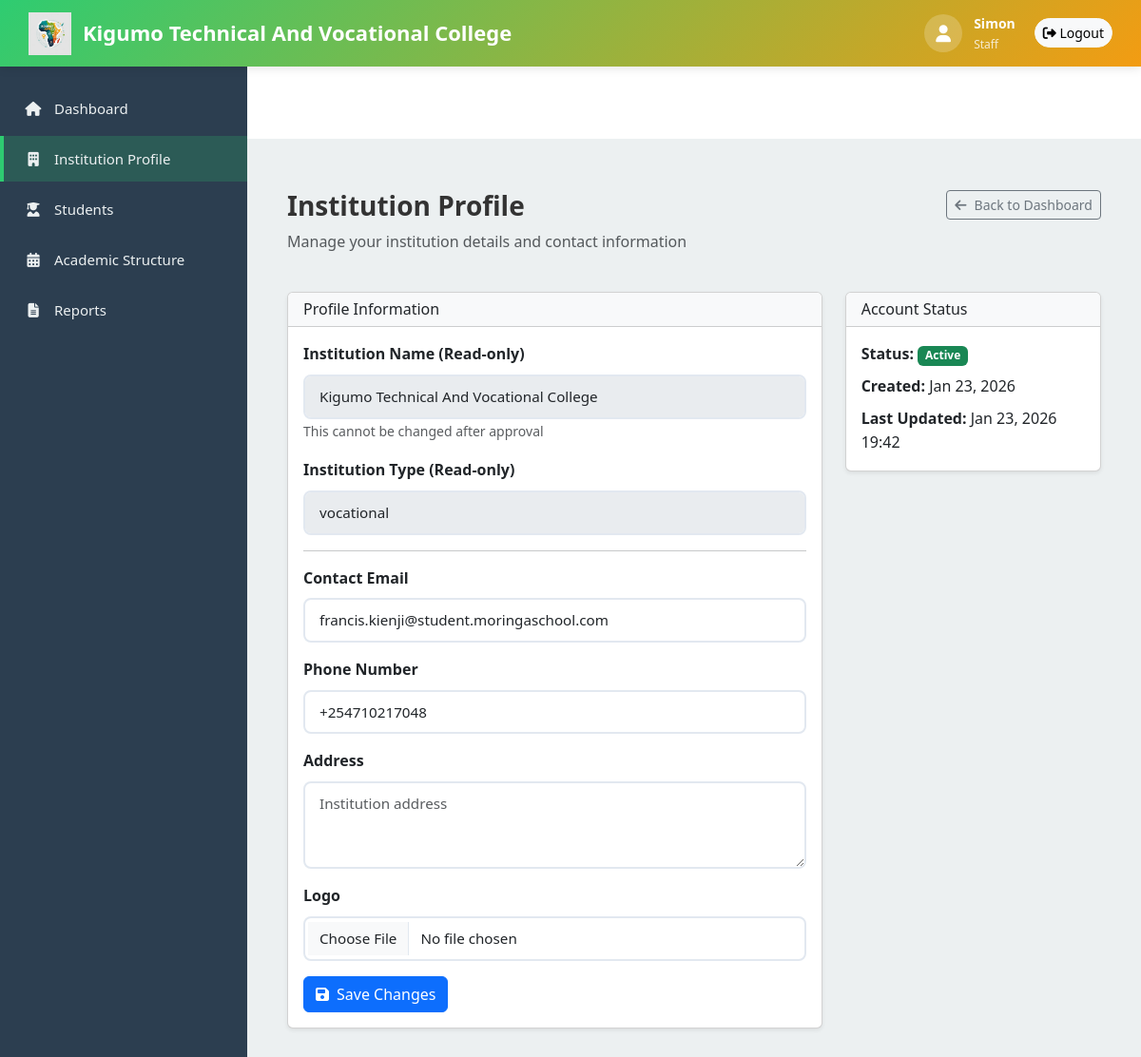
The app's page /institution/profile/ (signed in) with its own data.
### institutions/models.py (models this page shows, shortened)
class InstitutionProfile(models.Model):
    user = models.OneToOneField(User, on_delete=models.CASCADE, related_name="institution_profile")
    institution_name = models.CharField(max_length=255)  # Immutable after approval
    institution_type = models.CharField(max_length=50)  # Immutable after approval
    contact_email = models.EmailField()
    phone_number = models.CharField(max_length=20, blank=True)
    address = models.TextField(blank=True)
    logo_url = models.URLField(blank=True, null=True)
    is_active = models.BooleanField(default=True)
    created_at = models.DateTimeField(auto_now_add=True)
    updated_at = models.DateTimeField(auto_now=True)
    class Meta:
        verbose_name = "Institution Profile"
        verbose_name_plural = "Institution Profiles"

### institutions/views.py (the view, shortened to what this page needs)
# urls.py: path("profile/", views.profile_management, name="profile"),
@login_required
def profile_management(request):
    institution = get_institution_or_404(request)
    context = {"institution": institution}
    return render(request, "institutions/profile.html", context)

### EduPayAfrica/context_processors.py (called while the page is built)
def firebase_config(request):
    return {
        'firebase_config': mark_safe(json.dumps(settings.FIREBASE_CONFIG))
    }

### institutions/views.py (called while the page is built)
def get_institution_or_404(request):
    try:
        return request.user.institution_profile
    except InstitutionProfile.DoesNotExist:
        return None

### institutions/templates/institutions/profile.html (shortened to what this page needs)
{% extends "institutions/base_institution.html" %}
{% block institution_content %}
<div class="container mt-4">
    <div class="row mb-4">
        <div class="col-md-8">
            <h1 class="h3 fw-bold">Institution Profile</h1>
            <p class="text-muted">Manage your institution details and contact information</p>
        </div>
        <div class="col-md-4 text-end">
            <a href="{% url 'institutions:dashboard' %}" class="btn btn-sm btn-outline-secondary">
                <i class="fas fa-arrow-left me-2"></i>Back to Dashboard
            </a>
        </div>
    </div>
    <div class="row">
        <div class="col-md-8">
            <div class="card shadow-sm">
                <div class="card-header bg-light">
                    <h6 class="mb-0">Profile Information</h6>
                </div>
                <div class="card-body">
                    <form method="post" enctype="multipart/form-data">
                        <div class="mb-3">
                            <label class="form-label fw-semibold">Institution Name (Read-only)</label>
                            <input type="text" class="form-control" value="{{ institution.institution_name }}" disabled>
                            <small class="text-muted">This cannot be changed after approval</small>
                        </div>
                        <div class="mb-3">
                            <label class="form-label fw-semibold">Institution Type (Read-only)</label>
                            <input type="text" class="form-control" value="{{ institution.institution_type }}" disabled>
                        </div>
                        <hr>
                        <div class="mb-3">
                            <label class="form-label fw-semibold">Contact Email</label>
                            <input type="email" name="contact_email" class="form-control"
                                   value="{{ institution.contact_email }}" required>
                        </div>
                        <div class="mb-3">
                            <label class="form-label fw-semibold">Phone Number</label>
                            <input type="tel" name="phone_number" class="form-control"
                                   value="{{ institution.phone_number }}" placeholder="+256 700 000000">
                        </div>
                        <div class="mb-3">
                            <label class="form-label fw-semibold">Address</label>
                            <textarea name="address" class="form-control" rows="3"
                                      placeholder="Institution address">{{ institution.address }}</textarea>
                        </div>
                        <div class="mb-3">
                            <label class="form-label fw-semibold">Logo</label>
                            <input type="file" name="logo_url" class="form-control" accept="image/*">
                        </div>
                        <button type="submit" class="btn btn-primary">
                            <i class="fas fa-save me-2"></i>Save Changes
                        </button>
                    </form>
                </div>
            </div>
        </div>
        <div class="col-md-4">
            <div class="card shadow-sm">
                <div class="card-header bg-light">
                    <h6 class="mb-0">Account Status</h6>
                </div>
                <div class="card-body">
                    <p class="mb-2">
                        <strong>Status:</strong>
                        {% if institution.is_active %}
                        <span class="badge bg-success">Active</span>
                        {% else %}
                        <span class="badge bg-secondary">Inactive</span>
                        {% endif %}
                    </p>
                    <p class="mb-2">
                        <strong>Created:</strong> {{ institution.created_at|date:"M d, Y" }}
                    </p>
                    <p class="mb-0">
                        <strong>Last Updated:</strong> {{ institution.updated_at|date:"M d, Y H:i" }}
                    </p>
                </div>
            </div>
        </div>
    </div>
</div>
{% endblock %}

### institutions/templates/institutions/base_institution.html (shortened to what this page needs)
{% extends "base.html" %}
{% load static %}
{% block content %}
<div class="institution-wrapper">
    <div class="institution-topbar">
        <a href="{% url 'institutions:dashboard' %}" class="institution-topbar-logo">
            <img src="{% static 'images/EduPay Africa Logo.png' %}" alt="EduPay Africa">
            <span>{{ institution.institution_name|default:"EduPay Africa" }}</span>
        </a>
        <div class="institution-topbar-right">
            <div class="institution-topbar-user">
                <div class="institution-topbar-user-icon">
                    <i class="fas fa-user"></i>
                </div>
                <div>
                    <div style="font-size: 14px; font-weight: 600;">{{ request.user.get_full_name|default:request.user.username }}</div>
                    <div style="font-size: 12px; opacity: 0.8;">{{ staff_role|title|default:"Staff" }}</div>
                </div>
            </div>
            <a href="{% url 'logout' %}" class="btn btn-sm btn-light" style="border-radius: 20px;">
                <i class="fas fa-sign-out-alt"></i> Logout
            </a>
        </div>
    </div>
    <div class="institution-sidebar">
        <ul class="institution-sidebar-nav">
            <li>
                <a href="{% url 'institutions:dashboard' %}" class="{% if request.resolver_match.url_name == 'dashboard' %}active{% endif %}">
                    <i class="fas fa-home"></i>
                    <span>Dashboard</span>
                </a>
            </li>
            <li>
                <a href="{% url 'institutions:profile' %}" class="{% if request.resolver_match.url_name == 'profile' %}active{% endif %}">
                    <i class="fas fa-building"></i>
                    <span>Institution Profile</span>
                </a>
            </li>
            <li>
                <a href="{% url 'institutions:students' %}" class="{% if 'student' in request.resolver_match.url_name %}active{% endif %}">
                    <i class="fas fa-user-graduate"></i>
                    <span>Students</span>
                </a>
            </li>
            <li>
                <a href="{% url 'institutions:academic_structure' %}" class="{% if 'academic' in request.resolver_match.url_name %}active{% endif %}">
                    <i class="fas fa-calendar-alt"></i>
                    <span>Academic Structure</span>
                </a>
            </li>
            <li>
                <a href="{% url 'institutions:reports' %}" class="{% if 'report' in request.resolver_match.url_name %}active{% endif %}">
                    <i class="fas fa-file-alt"></i>
                    <span>Reports</span>
                </a>
            </li>
        </ul>
    </div>
    <div class="institution-main">
        {% block institution_content %}
        {% endblock %}
    </div>
</div>
{% endblock %}

### templates/base.html (style rules this page uses)
:root { --primary-color: #1e40af; --secondary-color: #7c3aed; --accent-color: #f97316; --dark-bg: #0f172a; --light-bg: #f8fafc; }
* { margin: 0; padding: 0; box-sizing: border-box; }
body { font-family: 'Segoe UI', Tahoma, Geneva, Verdana, sans-serif; line-height: 1.6; color: #333; padding-top: 76px; }
body { padding-top: 76px; }
.form-control, .form-select { border: 2px solid #e2e8f0; border-radius: 8px; padding: 10px 15px; font-size: 0.95rem; transition: all 0.3s ease; }

### institutions/templates/institutions/base_institution.html (style rules this page uses)
:root { --brand-primary: #2ecc71; --brand-secondary: #f39c12; --brand-dark: #27ae60; --brand-light: #e8f8f5; --brand-accent: #e67e22; }
.institution-wrapper { display: flex; min-height: 100vh; flex-direction: column; }
.institution-topbar { position: fixed; top: 0; left: 0; right: 0; height: 70px; background: linear-gradient(135deg, var(--brand-primary) 0%, var(--brand-secondary) 100%); color: white; display: flex; justify-content: space-between; align-items: center; padding: 0 30px; z-index: 1001; box-shadow: 0 2px 10px rgba(0,0,0,0.1); }
.institution-topbar-logo { display: flex; align-items: center; gap: 12px; color: white; text-decoration: none; font-size: 22px; font-weight: 700; }
.institution-topbar-logo img { height: 45px; }
.institution-topbar-right { display: flex; align-items: center; gap: 20px; }
.institution-topbar-user { display: flex; align-items: center; gap: 12px; }
.institution-topbar-user-icon { width: 40px; height: 40px; background: rgba(255, 255, 255, 0.2); border-radius: 50%; display: flex; align-items: center; justify-content: center; font-size: 18px; }
.institution-sidebar { position: fixed; left: 0; top: 70px; bottom: 0; width: 260px; background: #2c3e50; padding: 20px 0; overflow-y: auto; z-index: 1000; }
.institution-sidebar-nav { list-style: none; padding: 0; margin: 0; }
.institution-sidebar-nav li { margin-bottom: 5px; }
.institution-sidebar-nav a { display: flex; align-items: center; gap: 12px; padding: 12px 25px; color: #ecf0f1; text-decoration: none; transition: all 0.3s ease; font-size: 15px; }
.institution-sidebar-nav a:hover, .institution-sidebar-nav a.active { background: rgba(46, 204, 113, 0.2); border-left: 4px solid var(--brand-primary); padding-left: 21px; }
.institution-sidebar-nav i { width: 20px; text-align: center; }
.institution-main { margin-left: 260px; margin-top: 70px; padding: 30px; min-height: calc(100vh - 70px); background: #ecf0f1; }

### records on screen
InstitutionProfile: institution_name "Kigumo Technical And Vocational College", institution_type "vocational", contact_email "francis.kienji@student.moringaschool.com", phone_number "+254710217048", created_at "Jan 23, 2026", updated_at "Jan 23, 2026 19:42"

### other values on screen
{{ request.user.get_full_name|default:request.user.username }} "Simon"
{{ staff_role|title|default:"Staff" }} "Staff"
